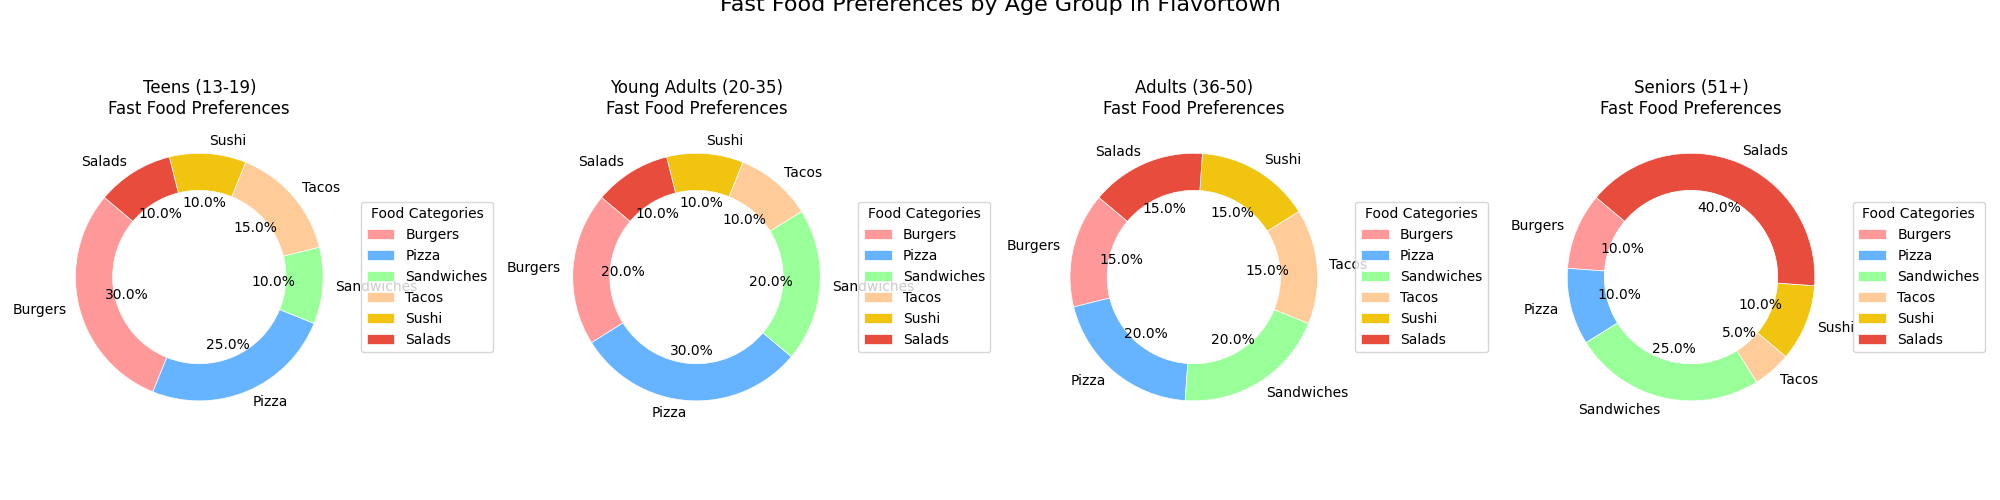

This chart was generated by the following Python code:
import matplotlib.pyplot as plt
import numpy as np

age_groups = ['Teens (13-19)', 'Young Adults (20-35)', 'Adults (36-50)', 'Seniors (51+)']
fast_food_categories = ['Burgers', 'Pizza', 'Sandwiches', 'Tacos', 'Sushi', 'Salads']

data_by_age_group = {
    'Teens (13-19)': [30, 25, 10, 15, 10, 10],
    'Young Adults (20-35)': [20, 30, 20, 10, 10, 10],
    'Adults (36-50)': [15, 20, 20, 15, 15, 15],
    'Seniors (51+)': [10, 10, 25, 5, 10, 40]
}

colors = ['#ff9999', '#66b3ff', '#99ff99', '#ffcc99', '#f1c40f', '#e74c3c']

# Create subplots in a 1x4 arrangement
fig, axs = plt.subplots(1, 4, figsize=(20, 5))

for i, (age_group, preferences) in enumerate(data_by_age_group.items()):
    ax = axs[i]
    
    wedges, texts, autotexts = ax.pie(
        preferences,
        labels=fast_food_categories,
        autopct='%1.1f%%',
        startangle=140,
        colors=colors,
        wedgeprops=dict(width=0.3, edgecolor='w', linewidth=0.5),
        textprops=dict(size=10)
    )
    
    centre_circle = plt.Circle((0, 0), 0.70, fc='white')
    fig.gca().add_artist(centre_circle)
    
    ax.set(aspect="equal", title=f"{age_group}\nFast Food Preferences")
    ax.legend(wedges, fast_food_categories, title="Food Categories", loc="center left", bbox_to_anchor=(1, 0, 0.5, 1))

fig.suptitle('Fast Food Preferences by Age Group in Flavortown', fontsize=16, y=1.01)

plt.tight_layout()
plt.show()
